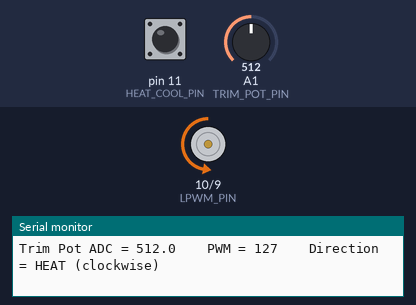
Bench run of a sketch on a simulated Arduino Uno, built with avr-gcc and run on an emulated ATmega328P. Parts: motor-driver pin pairs drawn as motors (green arrow = first pin HIGH = forward, orange = second pin HIGH = backward, longer = more drive), the last lines printed to the serial monitor. The test bench sets the inputs (shaded band); at power-on: A1 (TRIM_POT_PIN) = 512, pin 11 (HEAT_COOL_PIN) HIGH.

Above: at 2.0 s.
2.1 s: A1 (TRIM_POT_PIN) set to 122
At 3.2 s:
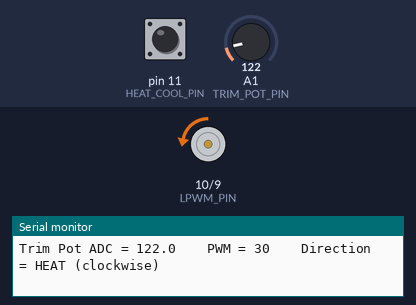
3.6 s: pin 11 (HEAT_COOL_PIN) pulled LOW for 0.15 s
At 3.68 s:
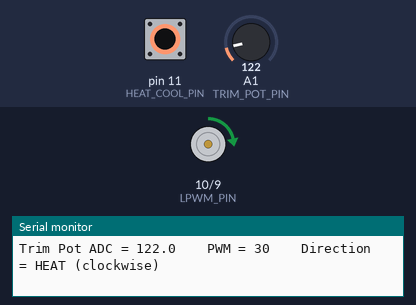
5.2 s: A1 (TRIM_POT_PIN) set to 392
At 5.5 s:
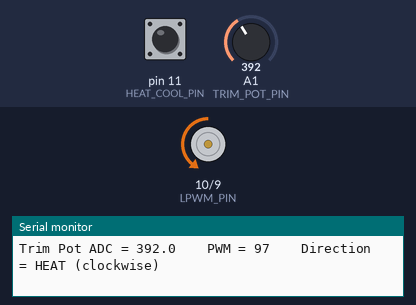
8.2 s: A1 (TRIM_POT_PIN) set to 417
At 8.8 s:
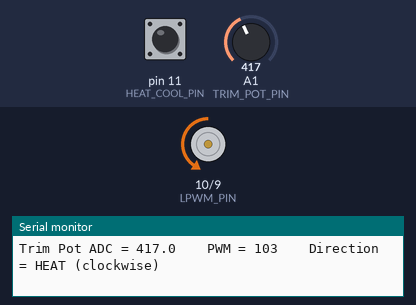
9.7 s: pin 11 (HEAT_COOL_PIN) pulled LOW for 1 s
At 10.5 s:
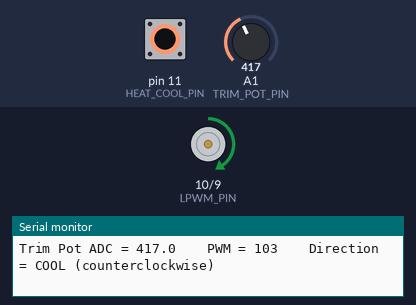
12.2 s: A1 (TRIM_POT_PIN) set to 716
At 12.9 s:
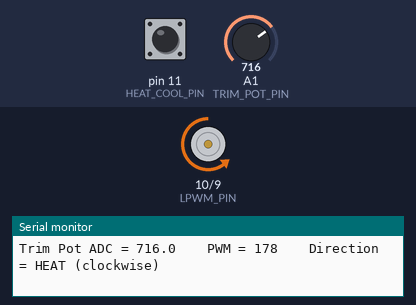
Timing chart, 0 to 14.7 s (numbered marks = the images above; inputs shaded):
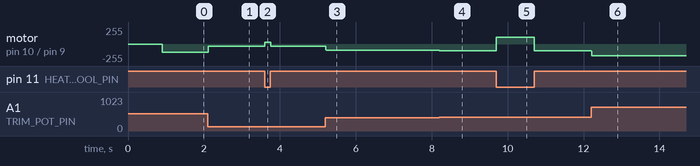

The sketch:

m02_trimpot_pwm_hbridge.ino
```cpp
/*
  m02_trimpot_pwm_hbridge.ino
  Module 2 -- First Real Instrument Pieces
  Part 3A -- trim pot sets PWM, a digital input selects heat/cool, and the pair
           drives the BTS7960 H-bridge RPWM / LPWM inputs.

  Team:      TEC 8
  Course:    Phys 39 -- Instrumentation and Thermal Physics
  Board:     Arduino Uno (ELEGOO UNO R3), USB powered.
  Wiring:    Trim pot wiper -> A1 (outer terminals 5V and GND).
             Direction input -> pin 11.  Pin 9 -> RPWM, pin 10 -> LPWM.
             H-bridge R_EN, L_EN, VCC -> Arduino 5V;  GND -> Arduino GND.
             R_IS / L_IS left unconnected.
  Baud:      9600
  Output:    Trim Pot ADC / PWM / Direction, every 100 ms

  SAFETY:    TEC disconnected for all of Module 2. Actuator power stays OFF until
             the H-bridge input signals have been checked on the oscilloscope.
             Every scope probe ground clip goes to Arduino GND -- NEVER to M+ or M-,
             which are both driven H-bridge outputs.

  Version:   v1 (2026-09-10)
*/

const char* VERSION = "m02_trimpot_pwm_hbridge v1";

// Pin definitions
const int TRIM_POT_PIN = A1;          // Analog input for trim pot
const int HEAT_COOL_PIN = 11;         // Digital input for heat/cool direction
const int RPWM_PIN = 9;               // H-bridge RPWM (heat/clockwise)
const int LPWM_PIN = 10;              // H-bridge LPWM (cool/counterclockwise)

// Measurement constants
const int NUM_SAMPLES = 100;           // Number of ADC samples per measurement
const unsigned long REPORT_INTERVAL = 100;  // Report every 100 ms

// Timing
unsigned long lastReportTime = 0;

// ============================================================================
// Function: averageTrimPotSamples()
// Read trim pot (A1) NUM_SAMPLES times and return the average ADC value
// ============================================================================
float averageTrimPotSamples() {
  long sum = 0;
  for (int i = 0; i < NUM_SAMPLES; i++) {
    sum += analogRead(TRIM_POT_PIN);
  }
  return sum / (float)NUM_SAMPLES;
}

// ============================================================================
// Function: mapAdcToPwm()
// Convert average ADC count (0-1023) to PWM value (0-255)
// ============================================================================
int mapAdcToPwm(float avgAdc) {
  // Map 0-1023 to 0-255
  return (int)(avgAdc * 255.0 / 1023.0);
}

// ============================================================================
// Function: controlHBridge()
// Set H-bridge direction and PWM based on heat/cool input
// Heat (5V on pin 11): RPWM = PWM command, LPWM = 0
// Cool (0V on pin 11): RPWM = 0, LPWM = PWM command
// ============================================================================
void controlHBridge(int pwmValue, bool isHeat) {
  // FIX: always drive the INACTIVE side to 0 FIRST, then the active side.
  // The original set the active side before clearing the other, so on a
  // direction change both H-bridge inputs were briefly commanded together.
  // On a BTS7960 that is a momentary brake rather than a shoot-through, but it
  // is still an unintended state and it is free to avoid.
  if (isHeat) {
    // Heat / clockwise: PWM on RPWM, 0 V on LPWM
    analogWrite(LPWM_PIN, 0);
    analogWrite(RPWM_PIN, pwmValue);
  } else {
    // Cool / counterclockwise: 0 V on RPWM, PWM on LPWM
    analogWrite(RPWM_PIN, 0);
    analogWrite(LPWM_PIN, pwmValue);
  }
}

// ============================================================================
// Function: printStatus()
// Print current trim pot reading, PWM value, and direction
// ============================================================================
void printStatus(float avgAdc, int pwmValue, bool isHeat) {
  Serial.print("Trim Pot ADC = ");
  Serial.print(avgAdc, 1);
  Serial.print("    PWM = ");
  Serial.print(pwmValue);
  Serial.print("    Direction = ");
  Serial.println(isHeat ? "HEAT (clockwise)" : "COOL (counterclockwise)");
}

// ============================================================================
// setup()
// Initialize pins and Serial communication
// ============================================================================
void setup() {
  Serial.begin(9600);
  Serial.println(VERSION);   // identifies the build on the board
  delay(500);

  // Set up digital pins
  // FIX: INPUT_PULLUP, not bare INPUT. With a plain INPUT and nothing wired to
  // pin 11 the pin FLOATS and digitalRead returns noise, so the H-bridge
  // direction would flip unpredictably while a load is connected. The pull-up
  // makes an unwired input read HIGH deterministically.
  //   wire pin 11 to GND  -> LOW  -> cool / counterclockwise
  //   wire pin 11 to 5V   -> HIGH -> heat / clockwise
  //   nothing wired       -> HIGH -> heat  (see the warning below)
  // The direction pin must be wired before actuator power is applied. PWM is
  // still commanded to 0 in setup(), so nothing moves until the trim pot is
  // turned up.
  pinMode(HEAT_COOL_PIN, INPUT_PULLUP);   // Heat/Cool selector
  pinMode(RPWM_PIN, OUTPUT);          // H-bridge RPWM output
  pinMode(LPWM_PIN, OUTPUT);          // H-bridge LPWM output

  // Initialize H-bridge outputs to OFF
  analogWrite(RPWM_PIN, 0);
  analogWrite(LPWM_PIN, 0);

  // Print heading
  Serial.println("============================================================");
  Serial.println("Module 2: Trim Pot PWM and H-Bridge Control");
  Serial.println("Part 3A: Trim-Pot to PWM mapping and heat/cool direction");
  Serial.println("============================================================");
  Serial.println("Trim Pot: A1 (0-1023) -> PWM (0-255)");
  Serial.println("Direction: Pin 11 with INPUT_PULLUP (5V/open = HEAT, GND = COOL)");
  Serial.println("H-Bridge: Pin 9 (RPWM) and Pin 10 (LPWM)");
  Serial.println("============================================================");

  lastReportTime = millis();
}

// ============================================================================
// loop()
// Continuously read trim pot, map to PWM, read direction, control H-bridge
// ============================================================================
void loop() {
  unsigned long currentTime = millis();

  // Average the trim pot readings
  float avgAdc = averageTrimPotSamples();

  // Map ADC value to PWM (0-255)
  int pwmValue = mapAdcToPwm(avgAdc);

  // Read heat/cool direction from digital pin
  // HIGH (5V) = heat/clockwise, LOW (0V) = cool/counterclockwise
  bool isHeat = digitalRead(HEAT_COOL_PIN) == HIGH;

  // Control the H-bridge with the PWM value and direction
  controlHBridge(pwmValue, isHeat);

  // Print status periodically
  if (currentTime - lastReportTime >= REPORT_INTERVAL) {
    lastReportTime = currentTime;
    printStatus(avgAdc, pwmValue, isHeat);
  }
}
```

Measured:
- after the input at 2.1 s, motor on pin 10 (LPWM_PIN) / pin 9 (RPWM_PIN): backward 127/255 → backward 30/255 at once
- after the input at 3.6 s, motor on pin 10 (LPWM_PIN) / pin 9 (RPWM_PIN): backward 30/255 → forward 30/255 at once, → backward 30/255 0.15 s later
- after the input at 5.2 s, motor on pin 10 (LPWM_PIN) / pin 9 (RPWM_PIN): backward 30/255 → backward 97/255 at once
- after the input at 8.2 s, motor on pin 10 (LPWM_PIN) / pin 9 (RPWM_PIN): backward 97/255 → backward 103/255 at once
- after the input at 9.7 s, motor on pin 10 (LPWM_PIN) / pin 9 (RPWM_PIN): backward 103/255 → forward 103/255 at once, → backward 103/255 1.0 s later
- after the input at 12.2 s, motor on pin 10 (LPWM_PIN) / pin 9 (RPWM_PIN): backward 103/255 → backward 178/255 at once
